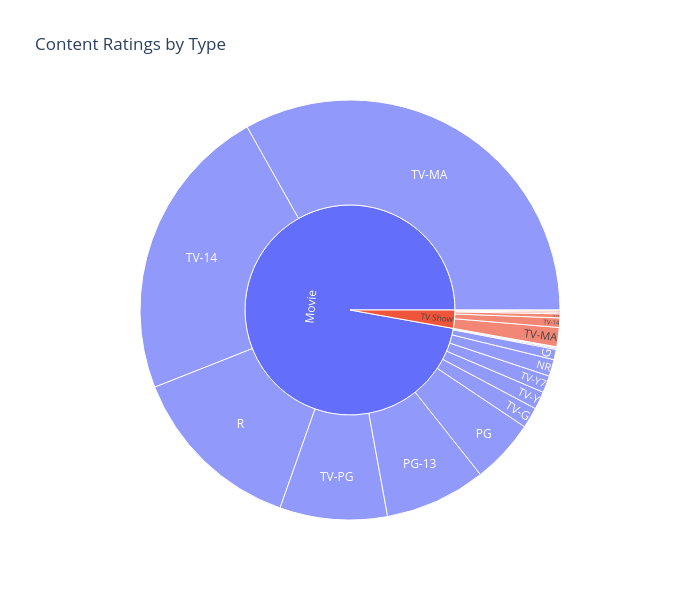

The notebook cell this image was saved under:
### Markdown cell above
# Insight from Pie Chart: *Content Type Distribution*

The pie chart clearly shows that **Netflix's catalog is heavily dominated by Movies**, which make up approximately **97.2%** of the total content. In stark contrast, **TV Shows account for only 2.8%**.

###  Interpretation:

* **Overwhelming dominance of Movies** indicates Netflix may be focusing more on standalone content than long-form episodic series in the current dataset.
* The extremely small share of TV Shows could either reflect:

  * A skewed dataset (e.g., missing records), or
  * A specific subset of Netflix content (e.g., region-specific or time-filtered data).

###  Business Implication:

* If this ratio reflects actual platform strategy, Netflix might consider **expanding TV Show offerings**, which tend to drive **longer user engagement** and retention.
* Alternatively, if it's due to **data bias**, cleaning and validating the dataset will be essential for accurate analysis.

### Code cell
# Ratings Distribution
rating_counts = df.groupby(['type', 'rating']).size().reset_index(name='count')
fig2 = px.sunburst(rating_counts, path=['type', 'rating'], values='count',
                   title='Content Ratings by Type', width=700, height=600)
fig2.show()

### Figure 1 — Plotly figure (JSON) as saved in the notebook; plotly's stock layout.template omitted (floating-point values rounded to 4 significant figures)
{"data": [{"branchvalues": "total", "domain": {"x": [0, 1], "y": [0, 1]}, "hovertemplate": "labels=%{label}<br>count=%{value}<br>parent=%{parent}<br>id=%{id}<extra></extra>", "ids": ["Movie/G", "Movie/NC-17", "Movie/NR", "Movie/PG", "Movie/PG-13", "Movie/R", "Movie/TV-14", "TV Show/TV-14", "Movie/TV-G", "TV Show/TV-G", "Movie/TV-MA", "TV Show/TV-MA", "Movie/TV-PG", "TV Show/TV-PG", "Movie/TV-Y", "TV Show/TV-Y", "Movie/TV-Y7", "TV Show/TV-Y7", "Movie/TV-Y7-FV", "Movie/UR", "Movie", "TV Show"], "labels": ["G", "NC-17", "NR", "PG", "PG-13", "R", "TV-14", "TV-14", "TV-G", "TV-G", "TV-MA", "TV-MA", "TV-PG", "TV-PG", "TV-Y", "TV-Y", "TV-Y7", "TV-Y7", "TV-Y7-FV", "UR", "Movie", "TV Show"], "name": "", "parents": ["Movie", "Movie", "Movie", "Movie", "Movie", "Movie", "Movie", "TV Show", "Movie", "TV Show", "Movie", "TV Show", "Movie", "TV Show", "Movie", "TV Show", "Movie", "TV Show", "Movie", "Movie", "", ""], "type": "sunburst", "values": [38, 2, 62, 238, 375, 654, 1098, 35, 77, 3, 1594, 71, 398, 15, 66, 5, 63, 6, 3, 5, 4673, 135]}], "layout": {"height": 600, "legend": {"tracegroupgap": 0}, "title": {"text": "Content Ratings by Type"}, "width": 700}}
